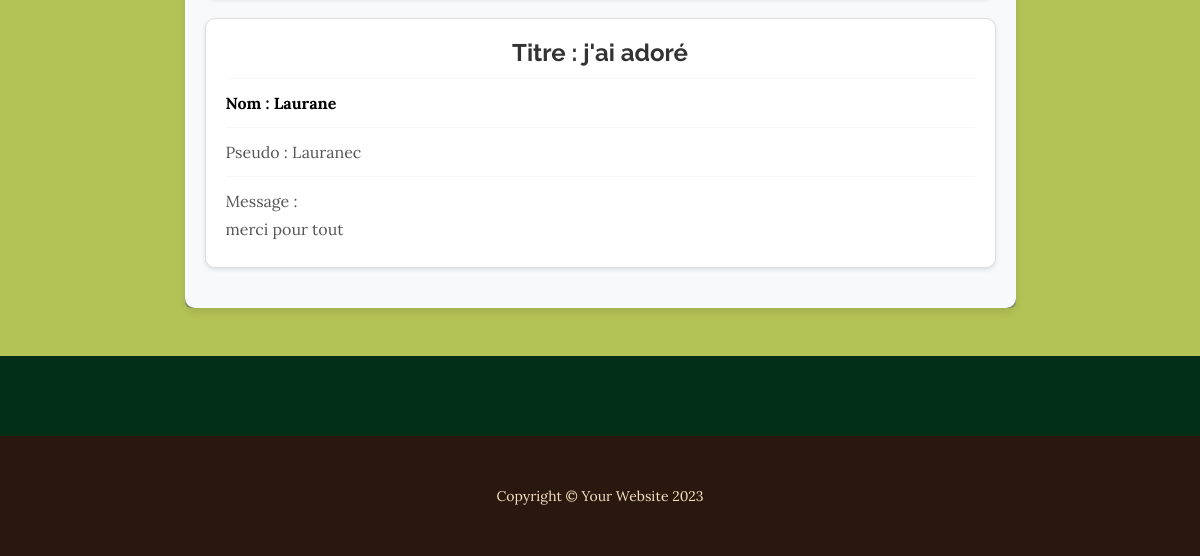
Before: / (lower part) with the older database file.
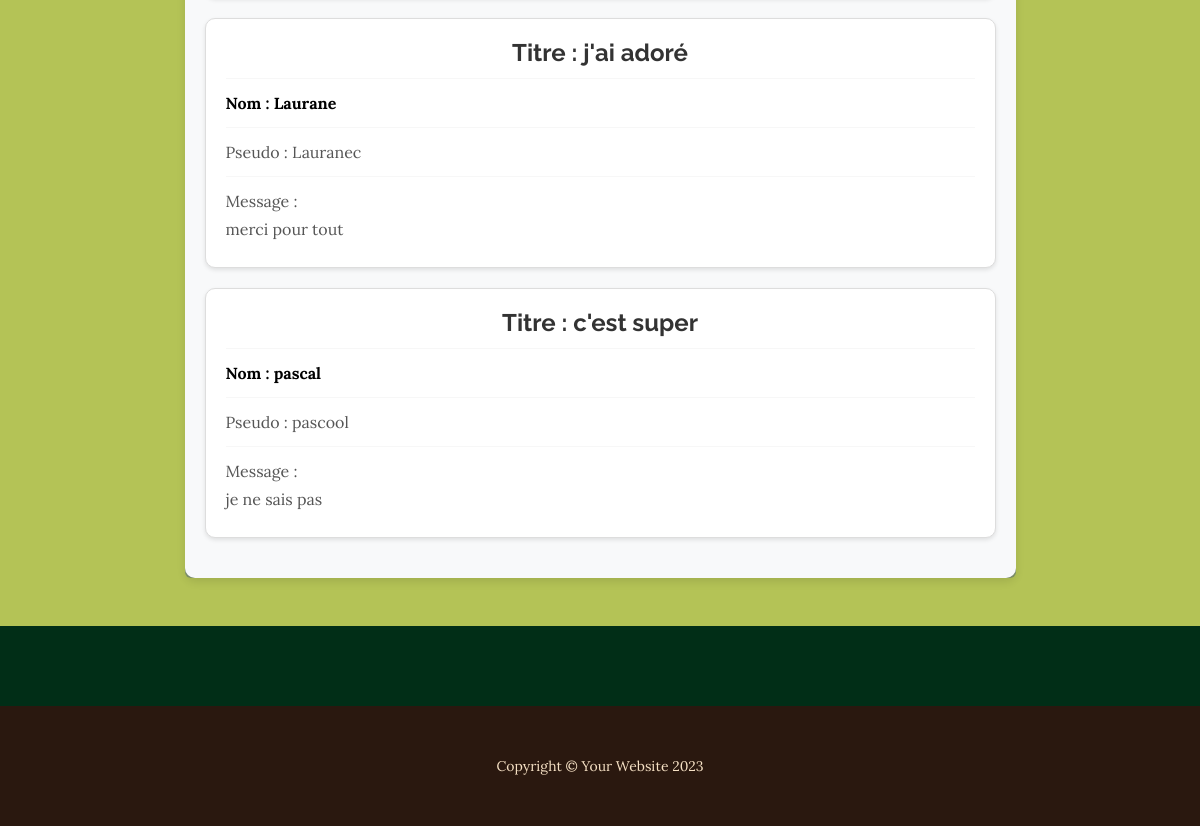
After: the same page with the newer database file.
### app.py (models this page shows)
class Avis(db.Model):
    id = db.Column(db.Integer, primary_key=True)
    nom = db.Column(db.String(100), nullable=False)
    pseudo = db.Column(db.String(100), nullable=False)
    titre = db.Column(db.String(100), nullable=False)
    message = db.Column(db.Text, nullable=False)
    approuve = db.Column(db.Boolean, default=False)

### app.py (the view)
@app.route('/')
def home():
    avis_valides = Avis.query.filter_by(approuve=True).all()
    return render_template('index.html', avis_valides=avis_valides)

### templates/index.html (shortened to what this page needs)
<!DOCTYPE html>
<html lang="en">
    <head>
        <link href="../static/css/styles.css" rel="stylesheet" />
    </head>
    <body>
        <section class="page-section cta" id="avis">
            <div class="container">
                <div class="row mt-5">
                    <div class="col-xl-9 mx-auto">
                        <div class="bg-faded text-center rounded">
                            <div class="list-group-avis">
                                {% for avis in avis_valides %}
                                <div class="list-group-item-avis">
                                    <h5 class="mb-1 text-center">Titre : {{ avis.titre }}</h5>
                                    <hr class="separator">
                                    <p class="mb-1 text-left"><strong>Nom : {{ avis.nom }}</strong></p>
                                    <hr class="separator">
                                    <p class="mb-1 text-left">Pseudo : {{ avis.pseudo }}</p>
                                    <hr class="separator">
                                    <p class="mb-1 text-left">Message : <br> {{ avis.message }}</p>
                                </div>
                                {% endfor %}
                            </div>
                        </div>
                    </div>
                </div>
            </div>
        </section>
        <footer class="footer text-faded text-center py-5">
            <div class="container"><p class="m-0 small">Copyright &copy; Your Website 2023</p></div>
        </footer>
    </body>
</html>

Changed rows visible on the page:
added Avis: titre "c'est super", nom "pascal", pseudo "pascool", message "je ne sais pas"
